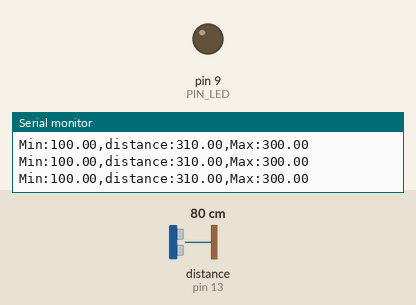
Recording of a sketch running on a simulated Arduino Uno, built with avr-gcc and run on an emulated ATmega328P. Shown: output pins drawn as LEDs (lit = HIGH), the last lines printed to the serial monitor. Wiring (inferred from the names in the program): ultrasonic range finder: trigger pin 12; echo pin 13. Inputs (shaded band) come from the test bench; at power-on: distance to the obstacle (sensor on pin 13) 80 cm. The echo pulse lasts 58.3 µs per cm; pins used as bus, display or sensor lines are not drawn.

Above: at 1.2 s.
1.3 s: distance to the obstacle (sensor on pin 13) set to 33 cm
2.8 s: distance to the obstacle (sensor on pin 13) set to 28 cm
At 3.1 s:
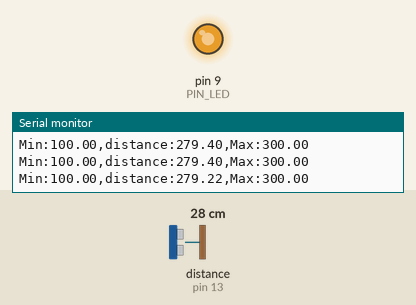
4.3 s: distance to the obstacle (sensor on pin 13) set to 18 cm
At 5.7 s:
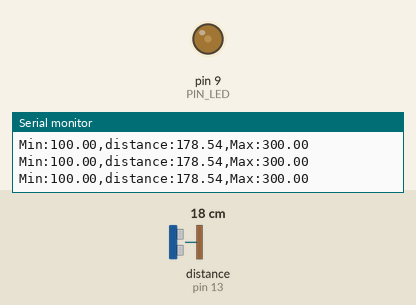
Timing chart, 0 to 13.3 s (numbered marks = the images above; inputs shaded):
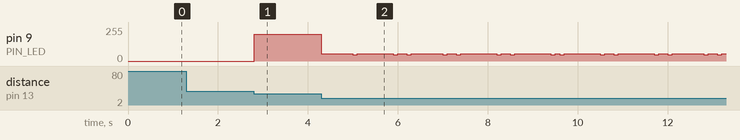

Measured:
- the behaviour switches between 31 and 30 cm on distance to the obstacle (sensor on pin 13) (found by bisection; images 0 and 1)
- after the input at 2.8 s, pin 9 (PIN_LED): 0/255 → 202/255 at once
- after the input at 4.3 s, pin 9 (PIN_LED): 202/255 → 55/255 at once, → 54/255 0.10 s later, → 46/255 0.60 s later, → 54/255 0.10 s later, … (38 changes in this stretch)

The sketch:

08_example_2.ino
```cpp
// Arduino pin assignment
#define PIN_LED  9
#define PIN_TRIG 12   // sonar sensor TRIGGER
#define PIN_ECHO 13   // sonar sensor ECHO

// configurable parameters
#define SND_VEL 346.0     // sound velocity at 24 celsius degree (unit: m/sec)
#define INTERVAL 100      // sampling interval (unit: msec)
#define PULSE_DURATION 10 // ultra-sound Pulse Duration (unit: usec)
#define _DIST_MIN 100.0   // minimum distance to be measured (unit: mm)
#define _DIST_MAX 300.0   // maximum distance to be measured (unit: mm)

#define TIMEOUT ((INTERVAL / 2) * 1000.0) // maximum echo waiting time (unit: usec)
#define SCALE (0.001 * 0.5 * SND_VEL) // coefficent to convert duration to distance

unsigned long last_sampling_time;   // unit: msec

void setup() {
  // initialize GPIO pins
  pinMode(PIN_LED, OUTPUT);
  pinMode(PIN_TRIG, OUTPUT);  // sonar TRIGGER
  pinMode(PIN_ECHO, INPUT);   // sonar ECHO
  digitalWrite(PIN_TRIG, LOW);  // turn-off Sonar

  // initialize serial port
  Serial.begin(57600);
}

void loop() {
  float distance;

  // wait until next sampling time.
  // millis() returns the number of milliseconds since the program started.
  //    will overflow after 50 days.
  if (millis() < (last_sampling_time + INTERVAL))
    return;

  distance = USS_measure(PIN_TRIG, PIN_ECHO); // read distance

  if ((distance == 0.0) || (distance > _DIST_MAX)) {
      distance = _DIST_MAX + 10.0;    // Set Higher Value
  } else if (distance < _DIST_MIN) {
      distance = _DIST_MIN - 10.0;    // Set Lower Value
  } else {    // In desired Range
      digitalWrite(PIN_LED, 0);       // LED ON
  }
  if (distance >= 100 && distance <= 200){
    analogWrite(PIN_LED, (200-distance)/100*255);
  } else if (distance >= 200 && distance <= 300){
    analogWrite(PIN_LED, (distance-200)/100*255);
  }

  // output the distance to the serial port
  Serial.print("Min:");        Serial.print(_DIST_MIN);
  Serial.print(",distance:");  Serial.print(distance);
  Serial.print(",Max:");       Serial.print(_DIST_MAX);
  Serial.println("");

  // do something here
  delay(50); // Assume that it takes 50ms to do something.

  // update last sampling time
  last_sampling_time += INTERVAL;
}

// get a distance reading from USS. return value is in millimeter.
float USS_measure(int TRIG, int ECHO)
{
  digitalWrite(TRIG, HIGH);
  delayMicroseconds(PULSE_DURATION);
  digitalWrite(TRIG, LOW);

  return pulseIn(ECHO, HIGH, TIMEOUT) * SCALE; // unit: mm

  // Pulse duration to distance conversion example (target distance = 17.3m)
  // - pulseIn(ECHO, HIGH, timeout) returns microseconds (음파의 왕복 시간)
  // - 편도 거리 = (pulseIn() / 1,000,000) * SND_VEL / 2 (미터 단위)
  //   mm 단위로 하려면 * 1,000이 필요 ==>  SCALE = 0.001 * 0.5 * SND_VEL
  //
  // - 예, pusseIn()이 100,000 이면 (= 0.1초, 왕복 거리 34.6m)
  //        = 100,000 micro*sec * 0.001 milli/micro * 0.5 * 346 meter/sec
  //        = 100,000 * 0.001 * 0.5 * 346
  //        = 17,300 mm  ==> 17.3m
}
```
